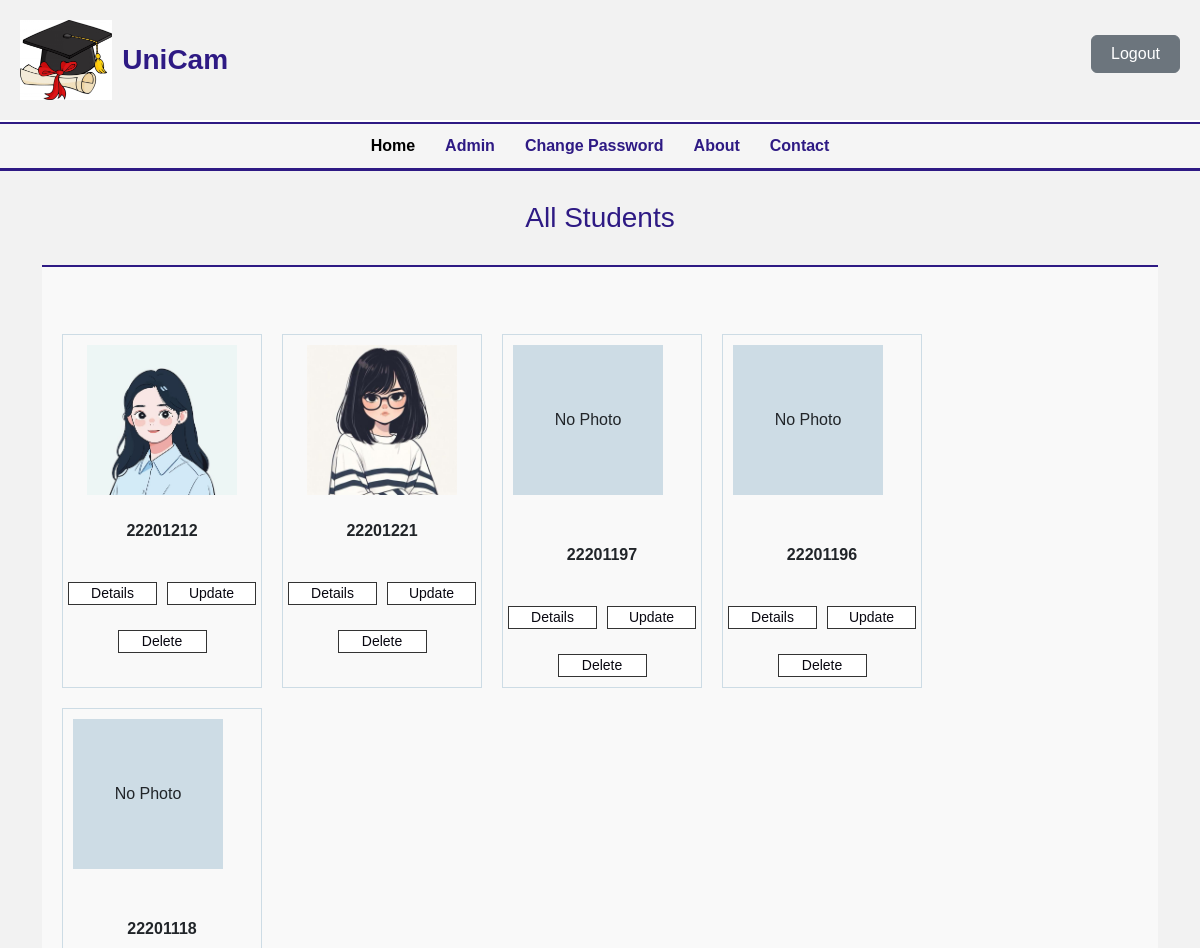
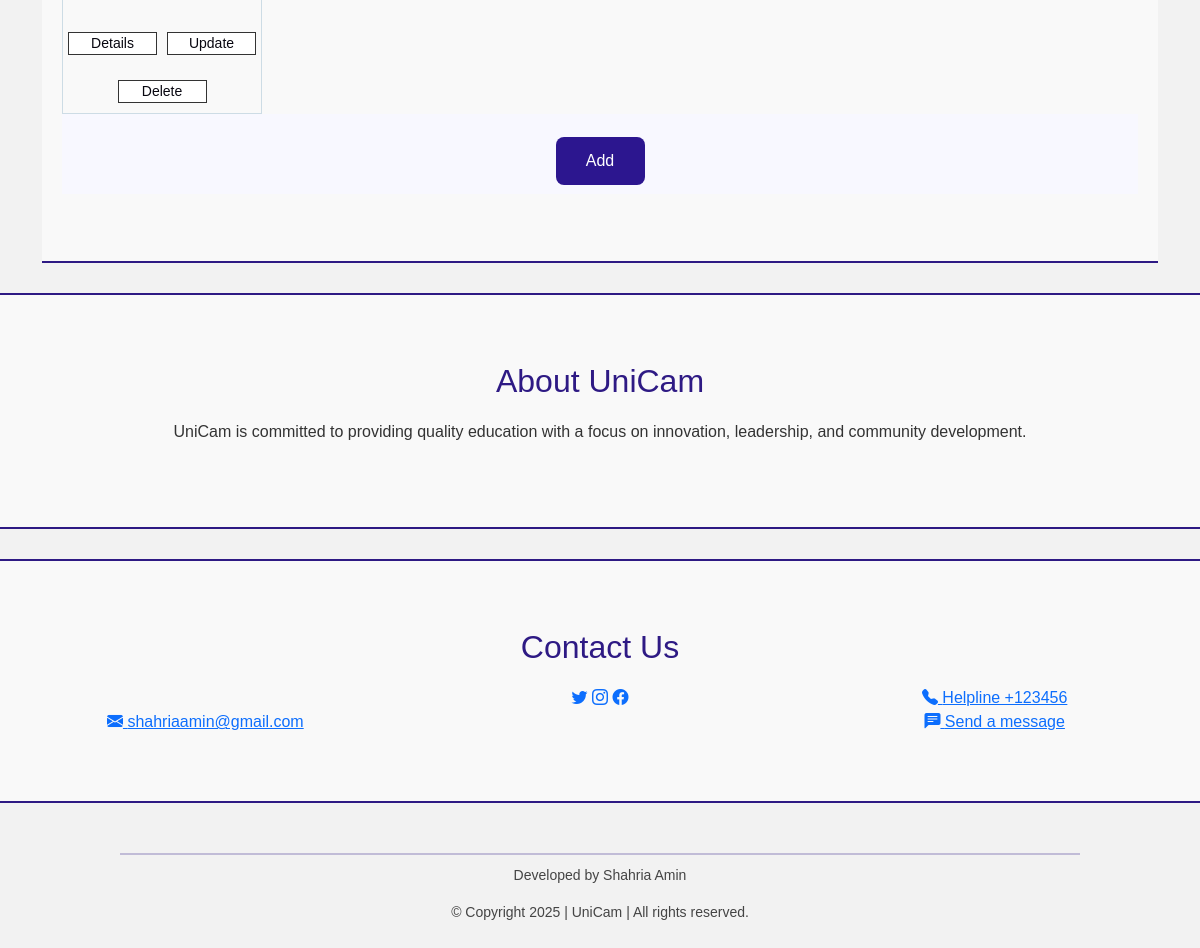
The app's page /alluser/ with its own data (2 pictures, top to bottom).
### app1/models.py (models this page shows, shortened)
class StudentInfo(models.Model):
    sroll = models.ForeignKey(Student, on_delete=models.CASCADE)
    sname = models.CharField(max_length=100)
    fathername = models.CharField(max_length=100)
    mothername = models.CharField(max_length=100)
    program = models.CharField(max_length=100)
    gender = models.CharField(max_length=100)
    phone = models.CharField(max_length=100)
    guardianphone = models.CharField(max_length=100)
    session = models.CharField(max_length=100)
    nationality = models.CharField(max_length=100)
    dob = models.CharField(max_length=100)
    email = models.EmailField()
    pic = models.ImageField(upload_to='student_pics/', null=True, blank=True)

class Student(models.Model):
    id = models.CharField(primary_key=True, max_length=100)
    def __str__(self):
        return self.id

### app1/views.py (the view)
# urls.py: path('alluser/',views.AllusersPage,name='alluser'),
def AllusersPage(request):
    students = Student.objects.all()
    infos = StudentInfo.objects.all()
    context = {'students': students,
               'infos': infos}
    return render(request, 'alluser.html',context=context)

### templates/alluser.html (shortened to what this page needs)
{% load static %}
<!DOCTYPE html>
<html lang="en">
<head>
  <link href="https://cdn.jsdelivr.net/npm/bootstrap@5.3.3/dist/css/bootstrap.min.css" rel="stylesheet"
>
    <link rel="stylesheet" href="https://cdn.jsdelivr.net/npm/bootstrap-icons@1.10.5/font/bootstrap-icons.css">
</head>
<body>
<header class="header">
    <div class="logo-title">
        <img src="{% static 'cap.jpeg' %}" alt="UniCam Logo" class="logo" />
      <h1><span>UniCam</span></h1>
    </div>
          <a href="{% url 'logout' %}">
            <button type="button" class="btn btn-secondary">Logout</button>
        </a>
  </header>
  <nav class="nav-bar">
    <ul class="center-nav">
      <li><a href="{% url 'home' %}" class="active">Home</a></li>
      <li><a href="{% url 'alluser' %}">Admin</a></li>
      <li><a href="{% url 'changepass' %}">Change Password</a></li>
      <li><a href="#about-section">About</a></li>
      <li><a href="#contact-section">Contact</a></li>
    </ul>
  </nav>
  <h3 class="section-heading">All Students</h3>
<main class="container">
    <section class="student-info">
        <div class="info-row" style="display: flex; flex-wrap: wrap; gap: 20px;">
            {% for info in infos %}
            <div style="border: 1px solid #cddce5; padding: 10px; width: 200px; text-align: center;">
                {% if info.pic %}
                <img src="{{ info.pic.url }}" style="height: 150px; width: 150px; object-fit: cover;"><br><br>
                {% else %}
                <div style="height: 150px; width: 150px; background: #cddce5; display: flex; align-items: center; justify-content: center;">No Photo</div><br><br>
                {% endif %}
                <strong>{{info.sroll}}</strong><br><br>
<div class="button-group">
  <a href="{% url 'studentinfo' info.pk %}">
    <button type="button">Details</button>
  </a>
  <a href="{% url 'update_student' info.sroll.id %}">
    <button type="button">Update</button>
  </a>
</div>
<div class="delete-button">
  <a href="{% url 'delete_student' info.sroll.id %}">
    <button type="button">Delete</button>
  </a>
</div>
            </div>
            {% endfor %}
        </div>
    <div class="center-container">
        <button class="center-button" onclick="handleClick()" style="background-color: #2c168f; color: white; padding: 12px 24px; border: none; border-radius: 8px; font-size: 16px;">Add</button>
      </div>
</section>
</main>
<section id="about-section">
    <h2>About UniCam</h2>
    <p>UniCam is committed to providing quality education with a focus on innovation, leadership, and community development.</p>
  </section>
  <section id="contact-section">
    <h2>Contact Us</h2>
    <div class="row">
                  <div class="col-sm-4 mt-4">
                      <a href="https://www.gmail.com"><i class="bi bi-envelope-fill"></i> shahriaamin@gmail.com</a>
                  </div>
                  <div class="col-sm-4">
                      <div class="social-media">
                          <a href="https://www.twitter.com" target="_blank" rel="noopener noreferrer"><i class="bi bi-twitter"></i></a>
                          <a href="https://www.instagram.com" target="_blank" rel="noopener noreferrer"><i class="bi bi-instagram"></i></a>
                          <a href="https://www.facebook.com" target="_blank" rel="noopener noreferrer"><i class="bi bi-facebook"></i></a>
                      </div>
                  </div>
                  <div class="col-sm-4">
                      <a href="tel:123456"><i class="bi bi-telephone-fill"></i> Helpline +123456</a><br>
                      <a href="https://www.whatsapp.com"><i class="bi bi-chat-left-text-fill"></i> Send a message</a>
                  </div>
              </div>
  </section>
  <footer>
    <hr class="footer-line" />
    <p>Developed by Shahria Amin</p>
    <p>© Copyright 2025 | UniCam | All rights reserved.</p>
  </footer>
  </body>
  </html>

### templates/alluser.html (style rules this page uses)
html { scroll-behavior: smooth; }
body { font-family: Arial, sans-serif; margin: 0; background: #f2f2f2; }
.header { display: flex; justify-content: space-between; align-items: flex-start; padding: 20px; border-bottom: 2px solid white; }
.logo-title { display: flex; align-items: center; }
.logo { height: 80px; margin-right: 10px; }
.logo-title h1 { font-size: 28px; color: #2e1a84; margin: 0; }
.logo-title span { font-weight: bold; }
button { margin-top: 30px; width: 100%; background-color: white; color: #080710; font-size: 15px; font-weight: 200; border-radius: 5px; cursor: pointer; border: 1px solid #333; padding: 8px 16px; }
.nav-bar { background-color: #f5f5f5; border-top: 2px solid #2e1a84; border-bottom: 3px solid #2e1a84; }
.nav-bar ul { margin: 0; padding: 0; display: flex; list-style: none; flex-wrap: wrap; justify-content: center; }
.nav-bar ul li { padding: 10px 15px; }
.nav-bar ul li a { text-decoration: none; color: #2e1a84; font-weight: bold; }
.nav-bar ul li a.active { color: black; }
img { width: 100%; height: 500px; object-fit: cover; }
section { padding: 67px 20px; text-align: center; background-color: #f9f9f9; margin-top: 30px; border-top: 2px solid #2e1a84; border-bottom: 2px solid #2e1a84; }
section h2 { color: #2e1a84; margin-bottom: 20px; }
section p { font-size: 16px; color: #333; }
.section-heading { text-align: center; margin-top: 30px; margin-bottom: 30px; font-size: 28px; color: #2e1a84; }
.button-group { display: flex; justify-content: center; gap: 10px; margin-bottom: 10px; }
.delete-button { display: flex; justify-content: center; }
footer { text-align: center; font-size: 14px; color: #444; padding: 20px 0; }
.footer-line { width: 80%; border: 1px solid #2e1a84; margin: 30px auto 10px auto; }
button { margin-top: 15px; width: 89px; background-color: white; color: #080710; padding: 0 0; font-size: 14px; font-weight: 160; border-radius: 0; cursor: pointer; }
.center-container { display: flex; justify-content: center; align-items: center; height: 10vh; background-color: #f8f8ff; flex-direction: column; }

### records on screen
StudentInfo: pic (picture), sroll "22201212"
StudentInfo: pic (picture), sroll "22201221"
StudentInfo: pic "No Photo", sroll "22201197"
StudentInfo: pic "No Photo", sroll "22201196"
StudentInfo: pic "No Photo", sroll "22201118"
